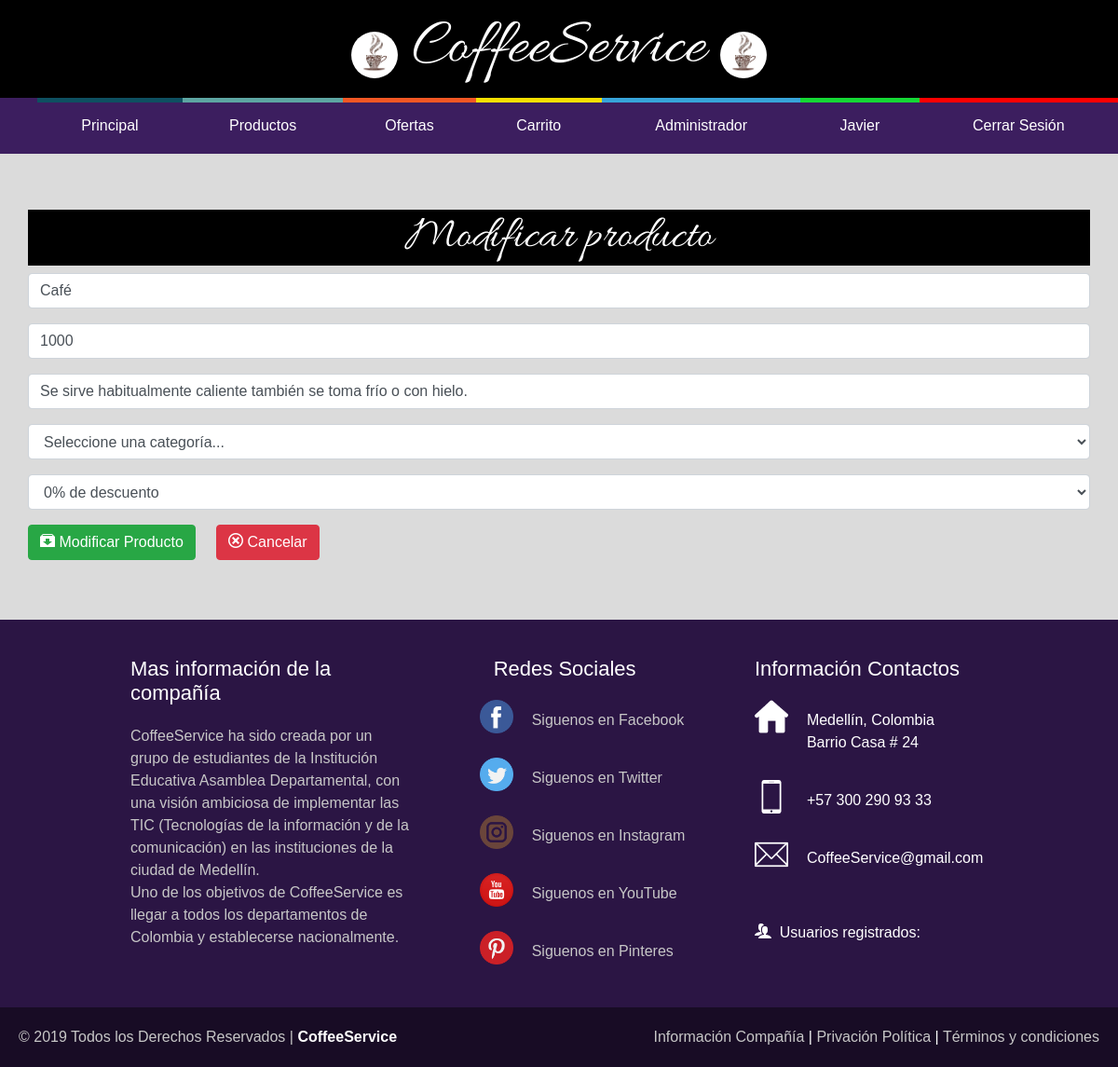
The app's page /view/index.php?p=modificar-producto&idProducto=1 (signed in) with its own data.
### tables this page shows
CREATE TABLE `cliente` (
  `idCliente` int(11) NOT NULL,
  `nameCliente` varchar(40) NOT NULL,
  `apellidoCliente` varchar(40) NOT NULL,
  `email` varchar(150) NOT NULL,
  `password` varchar(16) NOT NULL
);

CREATE TABLE `producto` (
  `idProducto` int(11) NOT NULL,
  `name` varchar(40) NOT NULL,
  `price` float NOT NULL,
  `description` varchar(255) NOT NULL,
  `imagen` varchar(255) NOT NULL,
  `oferta` int(11) NOT NULL,
  `idCategoria` int(11) NOT NULL
);

### controller/functions.php (called while the page is built, shortened)
<?php
function clear($var){
    return $var;
}
    ?>
    <?php
function connect(){
    $host_mysql = "localhost";
    $user_mysql = "root";
    $pass_mysql = "";
    $db_mysql = "cfs";
    $mysqli = mysqli_connect($host_mysql,$user_mysql,$pass_mysql,$db_mysql) or die ("Error al conectar al servidor");
    return $mysqli;
}
function nameCliente($idCliente){
	$mysqli = connect();
	$q = $mysqli->query("SELECT * FROM cliente WHERE idCliente = '$idCliente'");
	$r = mysqli_fetch_array($q);
	return $r['nameCliente'];
}
?>

### view/index.php (the view, shortened to what this page needs)
<?php
include '../controller/functions.php';
if(!isset($p)){
	$p = "principal";
}else{
	$p = $p;
}
?>
<!DOCTYPE html>
<html lang="en">
<head>
	<link rel="stylesheet" type="text/css" href="css/index15.css">
	<link rel="stylesheet" type="text/css" href="library/icomoon/style.css">
	<link rel="stylesheet" href="library/bootstrap/css/bootstrap.min.css" >
</head>
<body>
<div class="header">
<img class="logo" src="img/Logo CoffeeService.jpg" alt="logo">
CoffeeService
<img class="logo" src="img/Logo CoffeeService.jpg" alt="logo">
</div>
<header>
<nav>
<ul>
	<li class="t1"><a href="?p=principal"><span class="primero"><i class="icon icon-home"></i></span>Principal</a></li>
	<li class="t2"><a href="?p=productos"><span class="segundo"><i class="icon icon-price-tags"></i></span>Productos</a></li>
	<li class="t3"><a href="?p=ofertas"><span class="tercero"><i class="icon icon-price-tag"></i></span>Ofertas</a></li>
	<li class="t4"><a href="?p=carrito"><span class="cuarto"><i class="icon icon-cart"></i></span>Carrito</a></li>
	<li class="t5"><a href="?p=admin"><span class="quinto"><i class="icon icon-user-tie"></i></span>Administrador</a></li>
<?php
if(isset($_SESSION['idCliente'])){
?>
	<li class="t6"><a href="?p=perfil"><span class="sexto"><i class="icon icon-profile"></i></span><?=nameCliente($_SESSION['idCliente'])?></a></li>
	<li class="t7"><a href="?p=logout"><span class="septimo"><i class="icon icon-enter"></i></span>Cerrar Sesión</a></li>
<?php
}
?>
</ul>
</nav>
</header>
<div class="cuerpo">
<?php
if(file_exists("modules/".$p.".php")){
	include "modules/".$p.".php";
}else{
	echo "<i>No se ha encontrado el modulo <b>".$p."</b> "."<a href='./'>Regresar</a></b></i><br><br>";
}
?>
</div>
<footer>
	<div class="container-footer-all">
		 <div class="container-body">
			 <div class="column1">
					<h1>Mas informaci&oacute;n de la compa&ntilde;&iacute;a</h1>
					<p>CoffeeService ha sido creada por un grupo de estudiantes de la Instituci&oacute;n Educativa Asamblea
						Departamental, con una visión ambiciosa de implementar las TIC (Tecnolog&iacute;as de la
						informaci&oacute;n y de la comunicaci&oacute;n) en las instituciones de la ciudad de Medell&iacute;n.
						<br> Uno de los objetivos de CoffeeService es llegar a todos los departamentos de Colombia y establecerse
						nacionalmente.
					</p>
			 </div>
			<div class="column2">
				<h1>Redes Sociales</h1>
				<div class="row">
				<a href="$"><img src="img/facebook.png"></a>
				<label>Siguenos en Facebook</label>
				</div>
					<div class="row">
					<a href="$"><img src="img/twitter.png"></a>
					<label>Siguenos en Twitter</label>
					</div>
				<div class="row">
				<a href="$"><img src="img/instagram.png"></a>
				<label>Siguenos en Instagram</label>
				</div>
					<div class="row">
					<a href="$"><img src="img/youtube.png"></a>
					<label>Siguenos en YouTube</label>
					</div>
				<div class="row">
				<a href="$"><img src="img/pinterest.png"></a>
				<label>Siguenos en Pinteres</label>
				</div>
			</div>
			<div class="column3">
			<h1>Informaci&oacute;n Contactos</h1>
					<div class="row2">
					<img src="img/house.png" alt="address">
					<label>Medell&iacute;n,
							Colombia
							Barrio
							Casa # 24
							</label>
					</div>
					<div class="row2">
						<img src="img/smartphone.png" alt="phone">
						<label>+57 300 290 93 33</label>
					</div>
					<div class="row2">
						<img src="img/contact.png" alt="email">
						<label>CoffeeService@gmail.com</label>
					</div>
						<br><br>
					<p><i class="icon icon-users"></i> &nbsp;Usuarios registrados: <?php  ?></p>
			</div>
		</div>
		 </div>
		 <div class="container-footer">
				<div class="footer">
					<div class="copyright">
						&copy; 2019 Todos los Derechos Reservados | <a href="$">CoffeeService</a>
					</div>
					<div class="information"> <a href="$">Informaci&oacute;n Compa&ntilde;&iacute;a</a> |
					<a href="$">Privaci&oacute;n Pol&iacute;tica</a> | <a href="$">T&eacute;rminos y condiciones</a>
					</div>
				 </div>
			 </div>
	 </footer>
</body>
</html>

### view/modules/modificar-producto.php (shortened to what this page needs)
<?php
$idProducto = clear($idProducto);
$q1 = $mysqli->query("SELECT * FROM producto WHERE idProducto = '$idProducto'");
$rq = mysqli_fetch_array($q1);
?>
<h1 class="modify-product">Modificar producto</h1>
<form method="POST" action="" enctype="multipart/form-data">
    <div class="form-group">
        <input type="text" class="form-control" name="name" value="<?=$rq['name']?>" placeholder="Nombre del producto" required>
    </div>
    <div class="form-group">
        <input type="text" class="form-control" name="price" value="<?=$rq['price']?>" placeholder="Precio del producto" required>
    </div>
    <div class="form-group">
        <input type="text" class="form-control" name="description" value="<?=$rq['description']?>" maxlength="124" placeholder="Descripción del producto" required>
    </div>
    <div class="form-group">
      <select name="idCategoria" required class="form-control">
        <option value="">Seleccione una categoría...</option>
      </select>
    </div>
    <div class="form-group">
      <select name="oferta" required class="form-control">
          <option <?php if($rq['oferta'] == 0){echo "selected";} ?> value="0">0% de descuento</option>
      </select>
    </div>
    <button type="submit" name="submit" class="btn btn-success"><i class="icon icon-box-add"></i> Modificar Producto</button>
    <a href="?p=agregar-producto"><button type="button" class="btn btn-danger"><i class="icon icon-cancel-circle"></i> Cancelar</button></a>
</form>

### view/css/index15.css (style rules this page uses)
* { font-family: 'Arial'; margin: 0px; }
.header { font-family: 'Allura', cursive; color: #fff; background: #000; padding: 0px; font-size: 70px; text-align: center; }
.logo { width: 50px; height: 50px; margin-top: 10px; border-radius: 100%; }
@media screen and (max-width: 1920px) { header { margin:0px; width: 100%; height: 60px; position: relative; } }
@media screen and (max-width: 1920px) { header nav { overflow: hidden; width: 100%; max-width: 1920px; margin: 0px auto; } }
@media screen and (max-width: 1920px) { nav ul { list-style:none; display:table; width:100%; background:rgb(60, 30, 95); position:relative; } }
@media screen and (max-width: 1920px) { nav > ul li { display:table-cell; } }
@media screen and (max-width: 1920px) { nav > ul li a { color:#fff; padding:20px; display:block; text-decoration:none; line-height:20px; position: relative; text-align:center; -webkit-transition: all .3s ease; -moz-transition: all .3s ease; -ms-transition: all .3s ease; -o-transition: all .3s ease; transition: all .3s ease; } }
@media screen and (max-width: 1920px) { nav > ul > li > a span { background:#174459; display:block; height:100%; width:100%; left:0; position:absolute; top:-55px; -webkit-transition: all .3s ease; -moz-transition: all .3s ease; -ms-transition: all .3s ease; -o-transition: all .3s ease; transition: all .3s ease; } }
@media screen and (max-width: 1920px) { nav > ul > li > a span .icon { display:block; line-height:60px; } }
@media screen and (max-width: 1920px) { nav ul li a .primero { background:#0e5061; } }
@media screen and (max-width: 1920px) { nav ul li a .segundo { background:#5da5a2; } }
@media screen and (max-width: 1920px) { nav ul li a .tercero { background:#f25724; } }
@media screen and (max-width: 1920px) { nav ul li a .cuarto { background:#f8df00; } }
@media screen and (max-width: 1920px) { nav ul li a .quinto { background:#37a4d9; } }
@media screen and (max-width: 1920px) { nav ul li a .sexto { background:#15d835; } }
@media screen and (max-width: 1920px) { nav ul li a .septimo { background:#ff0000; } }
.cuerpo { background: rgb(219, 219, 219); padding: 30px; min-height: 500px; }
.modify-product { margin-top: 30px; background-color:#000; color: #fff; font-family: 'Allura'; font-size: 50px; text-align: center; }
footer { max-width: 100%; background: rgb(43, 21, 68); color: white; }
.container-footer-all { width: 100%; max-width: 1000px; margin: auto; padding: 40px; }
.container-body { display: flex; justify-content: space-between; }
.column1 { max-width: 300px; }
.column1 h1 { font-size: 22px; color: white; }
.column1 p { font-size: 16px; color: #C7C7C7; margin-top: 20px; }
.column2 { max-width: 300px; }
.column2 h1 { font-size: 22px; }
.row { margin-top: 20px; display: flex; }
.row img { width: 36px; height: 36px; }
.row label { margin-top: 10px; margin-left: 20px; color: #C7C7C7; }
.column3 { max-width: 300px; margin-right: 30px; }
.column3 h1 { font-size: 22px; }
.row2 { margin-top: 20px; display: flex; }
.row2 img { width: 36px; height: 36px; }
.row2 label { margin-top: 10px; margin-left: 20px; max-width: 140px; }
.container-footer { width: 100%; background: rgb(24, 12, 37); }
.footer { max-width: 1200px; margin: auto; display: flex; justify-content: space-between; padding: 20px; }
.copyright { color: #C7C7C7; }
.copyright a { text-decoration: none; color: white; font-weight: bold; }
.information a { text-decoration: none; color: #C7C7C7; }

### view/library/icomoon/style.css (style rules this page uses)
[class^="icon-"], [class*=" icon-"] { font-family: 'icomoon' !important; speak: none; font-style: normal; font-weight: normal; font-variant: normal; text-transform: none; line-height: 1; letter-spacing: 0; -webkit-font-feature-settings: "liga"; -moz-font-feature-settings: "liga=1"; -moz-font-feature-settings: "liga"; -ms-font-feature-settings: "liga" 1; font-feature-settings: "liga"; -webkit-font-variant-ligatures: discretionary-ligatures; font-variant-ligatures: discretionary-ligatures; -webkit-font-smoothing: antialiased; -moz-osx-font-smoothing: grayscale; }
.icon-home:before { content: "\e900"; }
.icon-profile:before { content: "\e923"; }
.icon-price-tag:before { content: "\e935"; }
.icon-price-tags:before { content: "\e936"; }
.icon-cart:before { content: "\e93a"; }
.icon-box-add:before { content: "\e95e"; }
.icon-users:before { content: "\e972"; }
.icon-user-tie:before { content: "\e976"; }
.icon-cancel-circle:before { content: "\ea0d"; }
.icon-enter:before { content: "\ea13"; }

### records on screen
cliente: nameCliente "Javier"
producto: name "Café", price "1000", description "Se sirve habitualmente caliente también se toma frío o con hielo.", oferta "0% de descuento"
